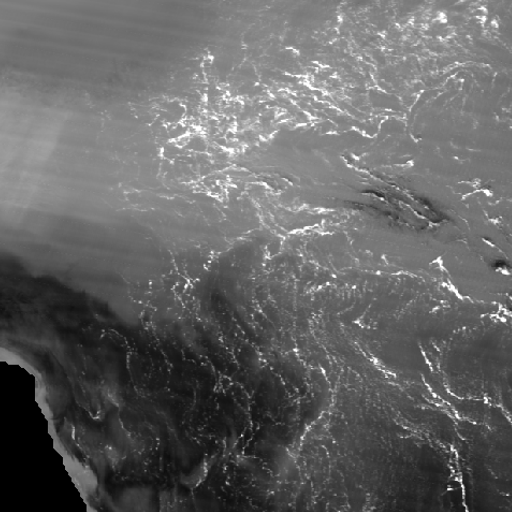
#> input picture Data/modis/train/0608.png, 512 x 512 px; its folder holds only this picture in this run
$ python train.py   (older library calls are emulated)
#> lines starting #> are read from the running program, lines starting #| are printed output that depends on the picture
### Code/haralick_.py
# Copyright (C) 2008-2016, Luis Pedro Coelho <luis@luispedro.org>
# vim: set ts=4 sts=4 sw=4 expandtab smartindent:
#
# License: MIT (see COPYING file)


import numpy as np
from mahotas.features import _texture
from mahotas.internal import _verify_is_integer_type

__all__ = [
    'haralick',
    'haralick_labels',
    'cooccurence',
    ]

# [5 lines left out: function _entropy, not called in this run]


def haralick(f,
            ignore_zeros=False,
            preserve_haralick_bug=False,
            compute_14th_feature=False,
            return_mean=False,
            return_mean_ptp=False,
            use_x_minus_y_variance=False,
            distance=1
            ):

    _verify_is_integer_type(f, 'mahotas.haralick')

    if len(f.shape) == 2:
        nr_dirs = len(_2d_deltas)
    elif len(f.shape) == 3:
        nr_dirs = len(_3d_deltas)
    else:
        raise ValueError('mahotas.texture.haralick: Can only handle 2D and 3D images.')
    fm1 = f.max() + 1
    cmat = np.empty((fm1, fm1), np.int32)
    def all_cmatrices():
        for dir in range(nr_dirs):
            cooccurence(f, dir, cmat, symmetric=True, distance=distance)
            yield cmat
    return haralick_features(all_cmatrices(),
                        ignore_zeros=ignore_zeros,
                        preserve_haralick_bug=preserve_haralick_bug,
                        compute_14th_feature=compute_14th_feature,
                        return_mean=return_mean,
                        return_mean_ptp=return_mean_ptp,
                        use_x_minus_y_variance=use_x_minus_y_variance,
                        )

# [96 lines left out: function haralick_features, not called in this run]


haralick_labels = ["Angular Second Moment",
                   "Contrast",
                   "Correlation",
                   "Sum of Squares: Variance",
                   "Inverse Difference Moment",
                   "Sum Average",
                   "Sum Variance",
                   "Sum Entropy",
                   "Entropy",
                   "Difference Variance",
                   "Difference Entropy",
                   "Information Measure of Correlation 1",
                   "Information Measure of Correlation 2",
                   "Maximal Correlation Coefficient"]

_2d_deltas= [
    (0,1)]

_3d_deltas = [
    (1, 0, 0),
    (1, 1, 0),
    (0, 1, 0),
    (1,-1, 0),
    (0, 0, 1),
    (1, 0, 1),
    (0, 1, 1),
    (1, 1, 1),
    (1,-1, 1),
    (1, 0,-1),
    (0, 1,-1),
    (1, 1,-1),
    (1,-1,-1) ]

# [30 lines left out: function cooccurence, not called in this run]

### Code/train.py
import cv2
import numpy as np
from glob import glob
import os
import progressbar
import pickle as pkl
from numpy.lib import stride_tricks
from skimage import feature
from Code import haralick_
import matplotlib
from Code.grid_sampling import SelfAdaption

matplotlib.use('agg')
# from sklearn.model_selection import train_test_split
# import random
# import time


def read_data(image_dir, label_dir):

#> called with image_dir = '../Data/modis/train/', label_dir = '../Data/modis/train_label/'
    print('[INFO] Reading image data.')

    filelist = glob(os.path.join(image_dir, '*.png'))
    image_list = []
    label_list = []

    for file in filelist:

        image_list.append(cv2.imread(file, 1))
        label_list.append(cv2.imread(os.path.join(label_dir, os.path.basename(file).split('.')[0]+'.png'), 0))

    return filelist, image_list, label_list


def subsample_idx(low, high, sample_size):

    return np.random.randint(low, high, sample_size)


def calc_haralick(roi):

    feature_vec = []

    if roi.all() == 0:
        texture_features = np.array([1.0, 0.0, 1.0, 0.0, 1.0, 0.0, 0.0, 0.0, 0.0])
    else:
        texture_features = haralick_.haralick(roi, return_mean=True)
    # mean_ht = texture_features.mean(axis=0)

    [feature_vec.append(i) for i in texture_features[0:9]]

    return np.array(feature_vec)


def harlick_features(img, h_neigh, ss_idx):

    print('[INFO] Computing haralick features.')
    size = h_neigh
    shape = (img.shape[0] - size + 1, img.shape[1] - size + 1, size, size)
    strides = 2 * img.strides
    patches = stride_tricks.as_strided(img, shape=shape, strides=strides)
    patches = patches.reshape(-1, size, size)

    if len(ss_idx) == 0:
        bar = progressbar.ProgressBar(maxval=len(patches),
                                      widgets=[progressbar.Bar('=', '[', ']'),
                                               ' ', progressbar.Percentage()])
    else:
        bar = progressbar.ProgressBar(maxval=len(ss_idx),
                                      widgets=[progressbar.Bar('=', '[', ']'),
                                               ' ', progressbar.Percentage()])

    bar.start()

    h_features = []

    if len(ss_idx) == 0:
        for i, p in enumerate(patches):
            bar.update(i+1)
            h_features.append(calc_haralick(p))
    else:
        for i, p in enumerate(patches[ss_idx]):
            bar.update(i+1)
            h_features.append(calc_haralick(p))

    # h_features = [calc_haralick(p) for p in patches[ss_idx]]

    return np.array(h_features)


def create_binary_pattern(img, p, r):

    print ('[INFO] Computing local binary pattern features.')
    lbp = feature.local_binary_pattern(img, p, r)
    return (lbp-np.min(lbp))/(np.max(lbp)-np.min(lbp)) * 255


def create_features(img, img_gray, label, train=True):

    lbp_radius = 24  # local binary pattern neighbourhood
    h_neigh = 11  # haralick neighbourhood
    # num_examples = 2000  # number of examples per image to use for training model

    lbp_points = lbp_radius*8

    feature_img = np.zeros((img.shape[0], img.shape[1], 4))
    feature_img[:, :, :3] = img
    img = None
    feature_img[:, :, 3] = create_binary_pattern(img_gray, lbp_points, lbp_radius)
    features = feature_img.reshape(feature_img.shape[0]*feature_img.shape[1], feature_img.shape[2])

    border = 5  # (haralick neighbourhood - 1) / 2

    img_gray = cv2.copyMakeBorder(img_gray, top=border, bottom=border,
                                  left=border, right=border,
                                  borderType=cv2.BORDER_CONSTANT,
                                  value=[0, 0, 0])
    ss_idx = []
    if train is True:

        labels = label.reshape(label.shape[0]*label.shape[1], 1)
        # [ss_idx.append(i) for i in range(len(labels)) if labels[i]==255]
        # ss_idx = random.sample(ss_idx, 150)
        # ss_idx = np.append(np.array(ss_idx), subsample_idx(0, features.shape[0], 1500))

        adaption = SelfAdaption(label, 55)
        ss_idx = adaption.cut_adapt(4)
        # _, ss_idx = adaption.adapt()

        features = features[ss_idx]
        labels = labels[ss_idx]

    else:
        labels = None

    h_features = harlick_features(img_gray, h_neigh, ss_idx)
    features = np.hstack((features, h_features))

    return features, labels


def create_training_dataset( filelist, image_list, label_list):

    print('[INFO] Creating training dataset on %d image(s).' % len(image_list))

    X = []
    z = []

    for i, img in enumerate(image_list):
        img_gray = cv2.cvtColor(img, cv2.COLOR_BGR2GRAY)
        features, labels = create_features(img, img_gray, label_list[i], filelist[i])
        X.extend(features)
        z.extend(labels)

    X = np.array(X)
    # X = X.reshape(X.shape[0]*X.shape[1], X.shape[2])
    z = np.array(z)
    # z = z.reshape(z.shape[0]*z.shape[1], z.shape[2])

    dataset = np.hstack((X, z))
    np.random.shuffle(dataset)
    X = dataset[:, :13]  # 77
    z = dataset[:, 13].ravel()

    z[z == 255] = 1
    # from collections import Counter
    # print(Counter(z))

    y = np.full(len(z), -1)
    y[y.shape[0]//2:] = z[z.shape[0]//2:]

    X_test = X[-X.shape[0]//10:]
    y_test = y[-y.shape[0]//10:]

    X_l = X[X.shape[0]//2:-X.shape[0]//10]
    y_l = y[y.shape[0]//2:-y.shape[0]//10]

    X_train = X[:-X.shape[0]//10]
    y_train = y[:-y.shape[0]//10]

    print('[INFO] Feature vector size:', X_train.shape)

    return X_train, X_test, y_train, y_test, X_l, y_l


from sklearn.ensemble import RandomForestClassifier
from Code.Co_training import CoTrainingClassifier
# from sklearn.metrics import classification_report
# import time


def main(image_dir, label_dir, output_model):

    filelist, image_list, label_list = read_data(image_dir, label_dir)
#> filelist = ['../Data/modis/train/0608.png']; image_list = 1 item; label_list = 1 item
    X_train, X_test, y_train, y_test, X_l, y_l = create_training_dataset( filelist, image_list, label_list)
#| [INFO] Creating training dataset on 1 image(s).
#> the loop in create_training_dataset, `for i, img in enumerate(image_list):` made 1 pass
#> (lbp_radius in create_features, h_neigh in create_features, lbp_points in create_features, border in create_features) on pass 1: (24, 11, 192, 5)
#| [INFO] Computing local binary pattern features.
#| [INFO] Computing haralick features.
#> pass 1, in create_binary_pattern, `lbp = feature.local_binary_pattern(img, p, r)`:
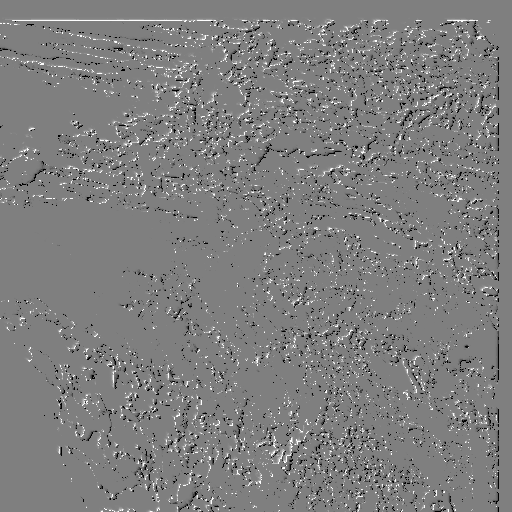
#> lbp: shape (512, 512) float64; min -2.15e+09, max 2.15e+09, mean -8784229.9; drawn with min black and max white
#> pass 1, in create_features, `img_gray = cv2.copyMakeBorder(img_gray, top=border, bottom=border, lef..`:
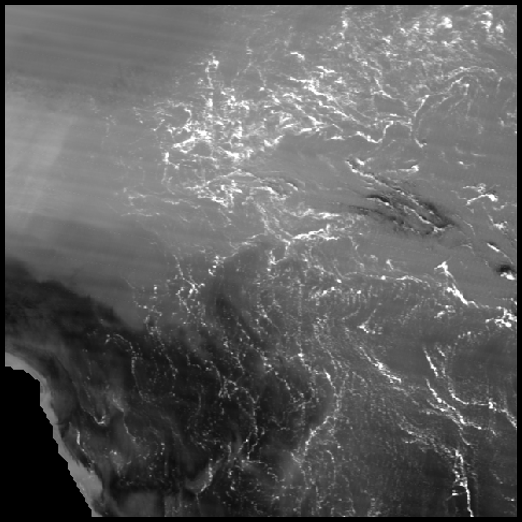
#> img_gray: shape (522, 522); min 0, max 255, mean 96.6

    X1 = X_train[:, 0:4]
    X2 = np.delete(X_train, 3, axis=1)

    print('RandomForestClassifier CoTraining')
    lg_co_clf = CoTrainingClassifier(RandomForestClassifier(n_estimators=15, max_depth=11, random_state=42))
    lg_co_clf.fit(X1, X2, y_train)
    pkl.dump(lg_co_clf, open(output_model, "wb"))
    # y_pred = lg_co_clf.predict(X_test[:, 0:4], np.delete(X_test, 3, axis=1))
    # print(classification_report(y_test, y_pred))
    # print('Our Training Time %.2f seconds' % float(time.time()-start))


if __name__ == "__main__":
    image_dir = '../Data/modis/train/'
    label_dir = '../Data/modis/train_label/'
    # classifier = 'RF'
    output_model = '../model/our_co.p'
    main(image_dir, label_dir, output_model)
#> (the call stopped at in calc_haralick, `texture_features = haralick_.haralick(roi, return_mean=True)`: mahotas is not available in this run)

$ run again, on Data/modis/train/0619.png
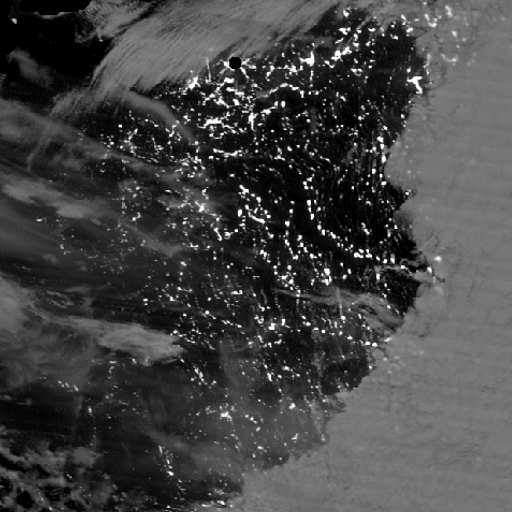
#> input picture Data/modis/train/0619.png, 512 x 512 px
#> filelist = ['../Data/modis/train/0619.png']; image_list = 1 item
#| [INFO] Creating training dataset on 1 image(s).
#> the loop in create_training_dataset, `for i, img in enumerate(image_list):` made 1 pass
#> (lbp_radius in create_features, h_neigh in create_features, lbp_points in create_features, border in create_features) on pass 1: (24, 11, 192, 5)
#> (printed output is left out)
#> pass 1, in create_binary_pattern, `lbp = feature.local_binary_pattern(img, p, r)`:
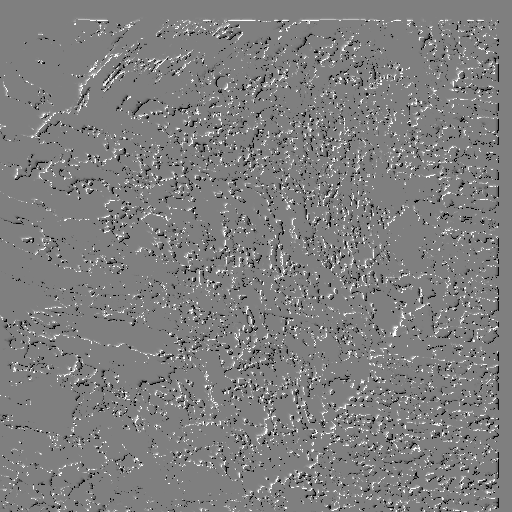
#> lbp: shape (512, 512) float64; min -2.15e+09, max 2.15e+09, mean -851696.4; drawn with min black and max white
#> pass 1, in create_features, `img_gray = cv2.copyMakeBorder(img_gray, top=border, bottom=border, lef..`:
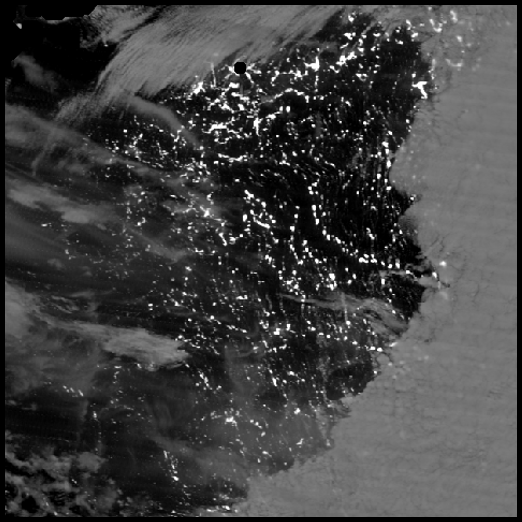
#> img_gray: shape (522, 522); min 0, max 255, mean 65.7

$ run again, on Data/modis/train/0622.png
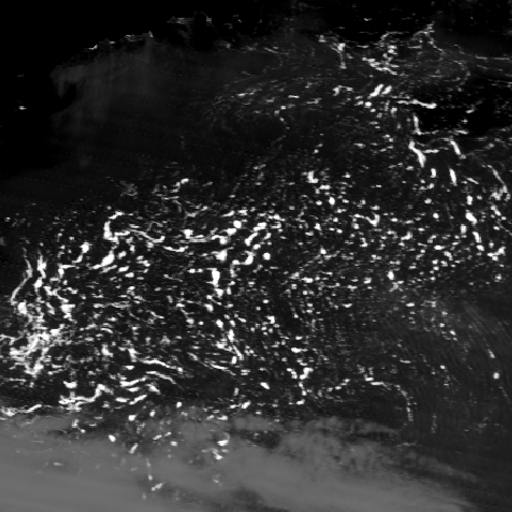
#> input picture Data/modis/train/0622.png, 512 x 512 px
#> filelist = ['../Data/modis/train/0622.png']; image_list = 1 item
#| [INFO] Creating training dataset on 1 image(s).
#> the loop in create_training_dataset, `for i, img in enumerate(image_list):` made 1 pass
#> (lbp_radius in create_features, h_neigh in create_features, lbp_points in create_features, border in create_features) on pass 1: (24, 11, 192, 5)
#> (printed output is left out)
#> pass 1, in create_binary_pattern, `lbp = feature.local_binary_pattern(img, p, r)`:
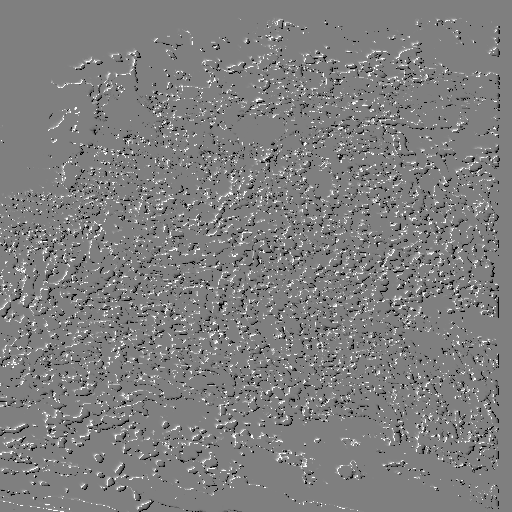
#> lbp: shape (512, 512) float64; min -2.15e+09, max 2.15e+09, mean -3291819.2; drawn with min black and max white
#> pass 1, in create_features, `img_gray = cv2.copyMakeBorder(img_gray, top=border, bottom=border, lef..`:
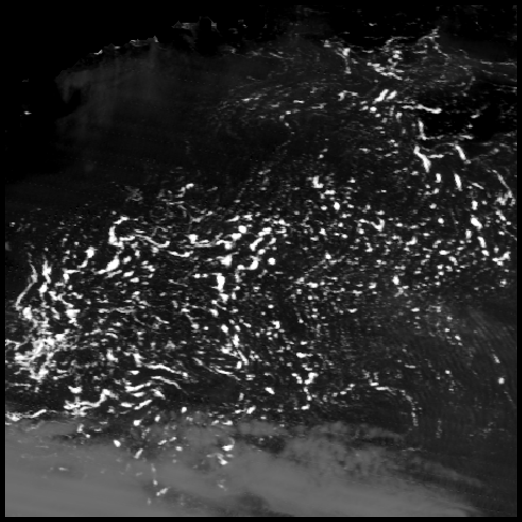
#> img_gray: shape (522, 522); min 0, max 255, mean 44.3

$ run again, on Data/modis/train/0623.png
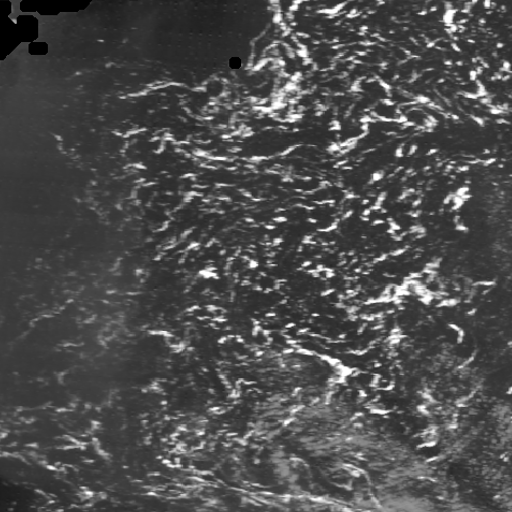
#> input picture Data/modis/train/0623.png, 512 x 512 px
#> filelist = ['../Data/modis/train/0623.png']; image_list = 1 item
#| [INFO] Creating training dataset on 1 image(s).
#> the loop in create_training_dataset, `for i, img in enumerate(image_list):` made 1 pass
#> (lbp_radius in create_features, h_neigh in create_features, lbp_points in create_features, border in create_features) on pass 1: (24, 11, 192, 5)
#> (printed output is left out)
#> pass 1, in create_binary_pattern, `lbp = feature.local_binary_pattern(img, p, r)`:
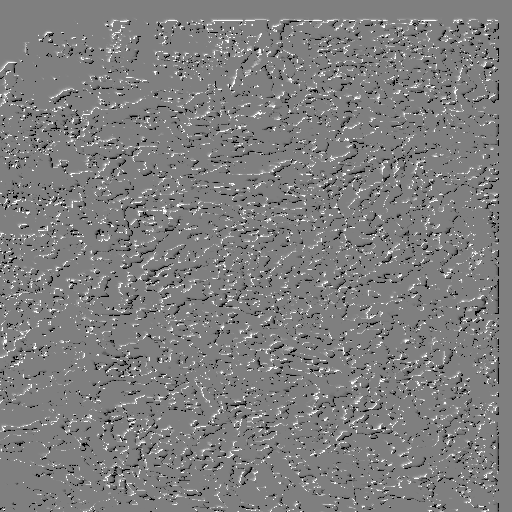
#> lbp: shape (512, 512) float64; min -2.15e+09, max 2.15e+09, mean -5044897.9; drawn with min black and max white
#> pass 1, in create_features, `img_gray = cv2.copyMakeBorder(img_gray, top=border, bottom=border, lef..`:
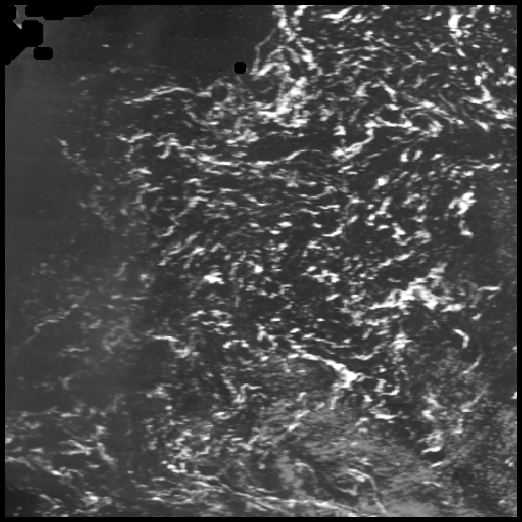
#> img_gray: shape (522, 522); min 0, max 255, mean 74.2

$ run again, on Data/modis/train/0610.png
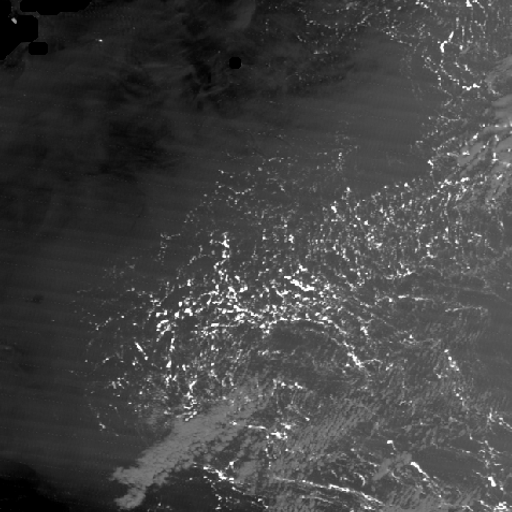
#> input picture Data/modis/train/0610.png, 512 x 512 px
#> filelist = ['../Data/modis/train/0610.png']; image_list = 1 item
#| [INFO] Creating training dataset on 1 image(s).
#> the loop in create_training_dataset, `for i, img in enumerate(image_list):` made 1 pass
#> (lbp_radius in create_features, h_neigh in create_features, lbp_points in create_features, border in create_features) on pass 1: (24, 11, 192, 5)
#> (printed output is left out)
#> pass 1, in create_binary_pattern, `lbp = feature.local_binary_pattern(img, p, r)`:
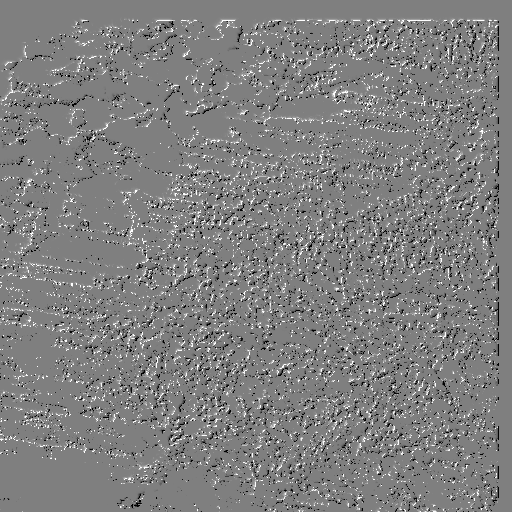
#> lbp: shape (512, 512) float64; min -2.15e+09, max 2.15e+09, mean 11113950.3; drawn with min black and max white
#> pass 1, in create_features, `img_gray = cv2.copyMakeBorder(img_gray, top=border, bottom=border, lef..`:
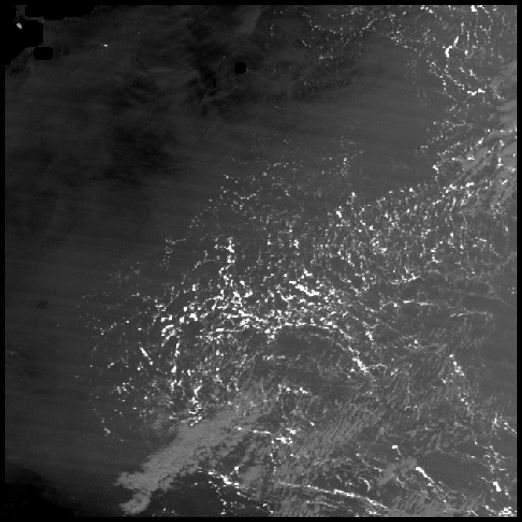
#> img_gray: shape (522, 522); min 0, max 255, mean 65.3
